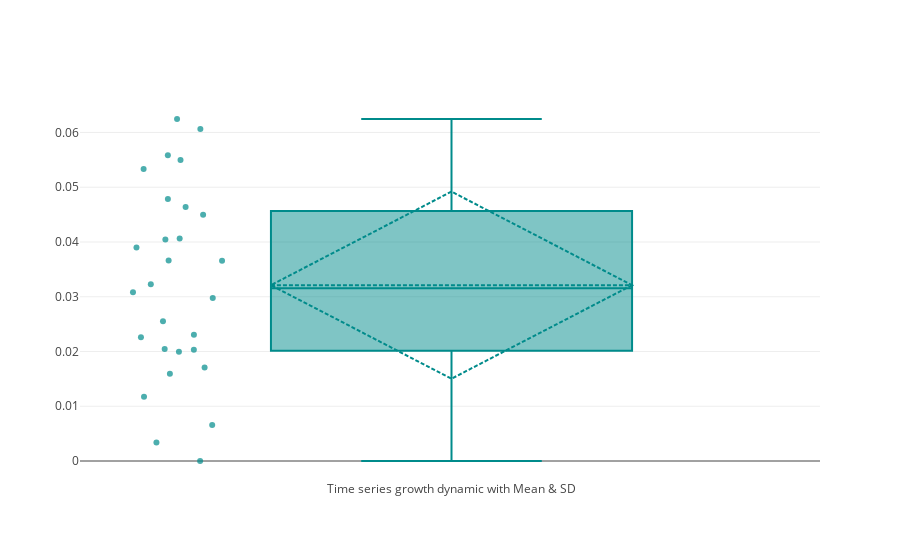

Source (notebook cell):
### Markdown cell above
**1.3 Time Series growth dynamic distribution examination**

### Code cell
trace1 = go.Box(
    y=ts['GDP per capita'].pct_change().fillna(0),
    name='Time series growth dynamic with Mean & SD',boxpoints='all',
    marker=dict(
        color='darkcyan',opacity=0.7),boxmean='sd')
data = [trace1]
layout = go.Layout(title='')
fig =go.Figure(data=data, layout=layout)
iplot(data)

### Figure 1 — Plotly figure (JSON) as saved in the notebook; plotly's stock layout.template omitted (floating-point values rounded to 4 significant figures)
{"data": [{"boxmean": "sd", "boxpoints": "all", "marker": {"color": "darkcyan", "opacity": 0.7}, "name": "Time series growth dynamic with Mean & SD", "type": "box", "uid": "b01a4a41-af0e-4819-8345-fd911f6ee569", "y": [0.0, 0.02259, 0.003383, 0.01173, 0.006593, 0.04047, 0.04638, 0.03084, 0.01593, 0.01997, 0.02976, 0.03663, 0.02554, 0.02305, 0.05496, 0.06066, 0.06246, 0.05584, 0.03657, 0.0203, 0.04496, 0.04787, 0.05335, 0.04062, 0.03901, 0.01707, 0.02046, 0.03227]}], "layout": {}}
